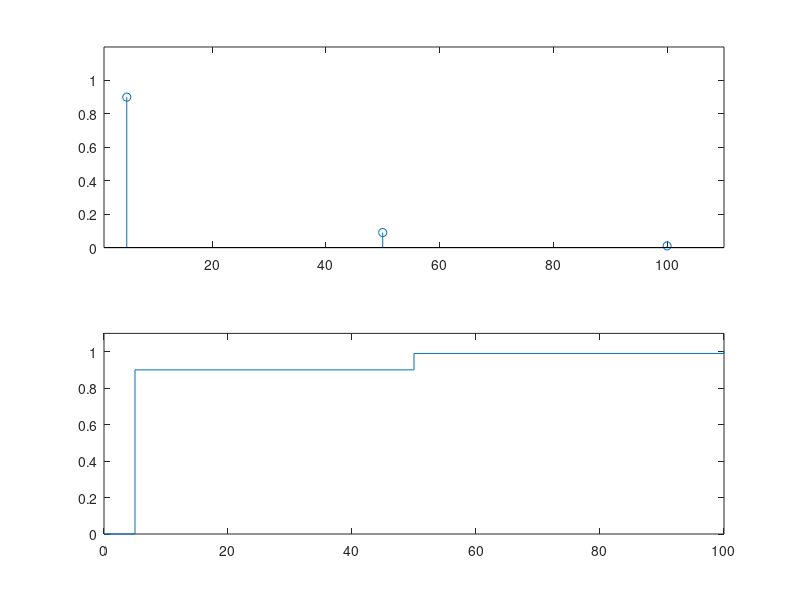

Reproduce this figure in MATLAB.
% ex2a 

% 90 notas de 5 // 9 notas de 50 // 1 nota de 100
% 100 notas no total 
% notas de 5 - 90 /100 - 0.9
% notas de 50 - 9 /100 - 0.09
% notas de 100 - 1/100 - 0.01


% EX2B

nr5 = 5 * ones(1,90);
nr50 = 50 * ones(1,9);
nr100 = 100 * ones(1,1) ; 

aux = horzcat(nr5,nr50,nr100) ;

aux2 = aux(randperm(100)) ; % distribui aleatoriamente os numeros da matriz aux

experiencia1 = sum(aux2 == 5) / 100 ;
experiencia2 = sum(aux2 == 50) / 100 ;
experiencia3 = sum(aux2 == 100) / 100 ;

disp('Probabilidade de sair uma nota de 5 e : ') ;
disp(experiencia1) ;

disp('Probabilidade de sair uma nota de 50 e : ') ;
disp(experiencia2) ;

disp('Probabilidade de sair uma nota de 100 e : ') ;
disp(experiencia3) ;

%ex2c

x = [5 50 100] ;
px= [90/100 9/100 1/100] ;
subplot(2,1,1)
stem(x,px) ;
xlim([1,110])
ylim([0,1.2])

fx = cumsum(px);
subplot(2,1,2)
stairs([0 x 100], [0 fx 1])

ylim([0 1.1])


